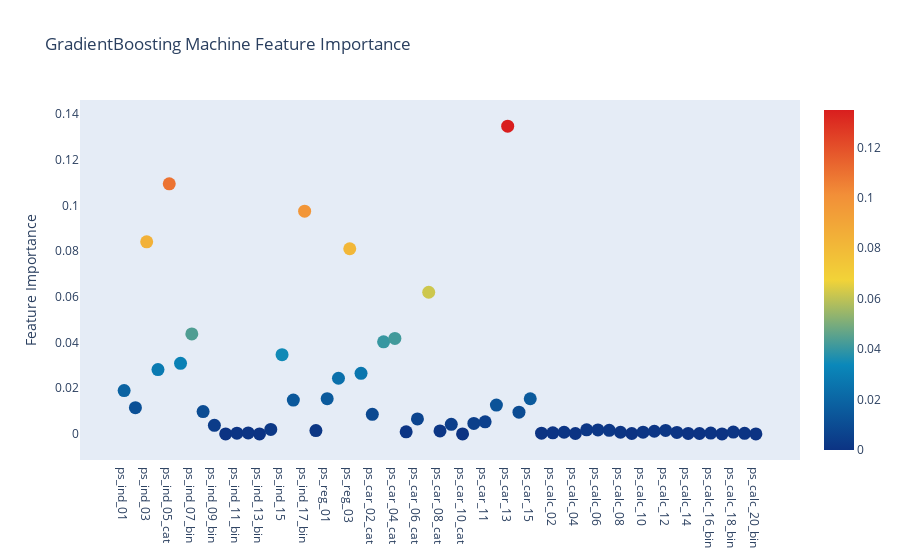

Notebook code for this chart:
### Code cell
# Scatter Plot
trace = go.Scatter(
    y=gb.feature_importances_, 
    x=features, 
    mode='markers', 
    marker=dict(
        sizemode='diameter', 
        sizeref=1, 
        size=13, 
        # size=rf.feature_importances_, 
        # color = np.random.randn(500), # set color equal to a variable
        color=gb.feature_importances_, 
        colorscale='Portland', 
        showscale=True
    ), 
    text=features
)

data = [trace]

layout = go.Layout(
    autosize=True, 
    title='GradientBoosting Machine Feature Importance', 
    hovermode='closest', 
    xaxis=dict(
        ticklen=5, 
        showgrid=False, 
        zeroline=False, 
        showline=False
    ), 
    yaxis=dict(
        title='Feature Importance', 
        showgrid=False, 
        zeroline=False, 
        ticklen=5, 
        gridwidth=2
    ), 
    showlegend=False
)

fig = go.Figure(data=data, layout=layout)
py.iplot(fig, filename='scatter2010')

### Figure 1 — Plotly figure (JSON) as saved in the notebook; plotly's stock layout.template omitted (floating-point values rounded to 4 significant figures)
{"data": [{"text": ["ps_ind_01", "ps_ind_02_cat", "ps_ind_03", "ps_ind_04_cat", "ps_ind_05_cat", "ps_ind_06_bin", "ps_ind_07_bin", "ps_ind_08_bin", "ps_ind_09_bin", "ps_ind_10_bin", "ps_ind_11_bin", "ps_ind_12_bin", "ps_ind_13_bin", "ps_ind_14", "ps_ind_15", "ps_ind_16_bin", "ps_ind_17_bin", "ps_ind_18_bin", "ps_reg_01", "ps_reg_02", "ps_reg_03", "ps_car_01_cat", "ps_car_02_cat", "ps_car_03_cat", "ps_car_04_cat", "ps_car_05_cat", "ps_car_06_cat", "ps_car_07_cat", "ps_car_08_cat", "ps_car_09_cat", "ps_car_10_cat", "ps_car_11_cat", "ps_car_11", "ps_car_12", "ps_car_13", "ps_car_14", "ps_car_15", "ps_calc_01", "ps_calc_02", "ps_calc_03", "ps_calc_04", "ps_calc_05", "ps_calc_06", "ps_calc_07", "ps_calc_08", "ps_calc_09", "ps_calc_10", "ps_calc_11", "ps_calc_12", "ps_calc_13", "ps_calc_14", "ps_calc_15_bin", "ps_calc_16_bin", "ps_calc_17_bin", "ps_calc_18_bin", "ps_calc_19_bin", "ps_calc_20_bin"], "y": [0.01894, 0.01149, 0.08412, 0.02818, 0.1095, 0.0309, 0.04378, 0.009773, 0.003726, 0, 0.0003235, 0.0004158, 0, 0.001965, 0.03467, 0.01479, 0.09752, 0.00145, 0.01544, 0.02437, 0.08109, 0.02654, 0.008584, 0.0403, 0.0418, 0.0008965, 0.006565, 0.06202, 0.001271, 0.004174, 0, 0.004577, 0.005278, 0.01261, 0.1348, 0.009484, 0.01537, 0.000286, 0.0004461, 0.0007148, 0.0001654, 0.00176, 0.001749, 0.001539, 0.0007188, 0.0001617, 0.0007279, 0.00115, 0.0015, 0.0006197, 0.0001913, 0.000162, 0.0003524, 0, 0.0007964, 0.0002346, 0], "mode": "markers", "marker": {"sizeref": 1, "colorscale": [[0, "rgb(12,51,131)"], [0.25, "rgb(10,136,186)"], [0.5, "rgb(242,211,56)"], [0.75, "rgb(242,143,56)"], [1, "rgb(217,30,30)"]], "color": [0.01894, 0.01149, 0.08412, 0.02818, 0.1095, 0.0309, 0.04378, 0.009773, 0.003726, 0, 0.0003235, 0.0004158, 0, 0.001965, 0.03467, 0.01479, 0.09752, 0.00145, 0.01544, 0.02437, 0.08109, 0.02654, 0.008584, 0.0403, 0.0418, 0.0008965, 0.006565, 0.06202, 0.001271, 0.004174, 0, 0.004577, 0.005278, 0.01261, 0.1348, 0.009484, 0.01537, 0.000286, 0.0004461, 0.0007148, 0.0001654, 0.00176, 0.001749, 0.001539, 0.0007188, 0.0001617, 0.0007279, 0.00115, 0.0015, 0.0006197, 0.0001913, 0.000162, 0.0003524, 0, 0.0007964, 0.0002346, 0], "sizemode": "diameter", "showscale": true, "size": 13}, "x": ["ps_ind_01", "ps_ind_02_cat", "ps_ind_03", "ps_ind_04_cat", "ps_ind_05_cat", "ps_ind_06_bin", "ps_ind_07_bin", "ps_ind_08_bin", "ps_ind_09_bin", "ps_ind_10_bin", "ps_ind_11_bin", "ps_ind_12_bin", "ps_ind_13_bin", "ps_ind_14", "ps_ind_15", "ps_ind_16_bin", "ps_ind_17_bin", "ps_ind_18_bin", "ps_reg_01", "ps_reg_02", "ps_reg_03", "ps_car_01_cat", "ps_car_02_cat", "ps_car_03_cat", "ps_car_04_cat", "ps_car_05_cat", "ps_car_06_cat", "ps_car_07_cat", "ps_car_08_cat", "ps_car_09_cat", "ps_car_10_cat", "ps_car_11_cat", "ps_car_11", "ps_car_12", "ps_car_13", "ps_car_14", "ps_car_15", "ps_calc_01", "ps_calc_02", "ps_calc_03", "ps_calc_04", "ps_calc_05", "ps_calc_06", "ps_calc_07", "ps_calc_08", "ps_calc_09", "ps_calc_10", "ps_calc_11", "ps_calc_12", "ps_calc_13", "ps_calc_14", "ps_calc_15_bin", "ps_calc_16_bin", "ps_calc_17_bin", "ps_calc_18_bin", "ps_calc_19_bin", "ps_calc_20_bin"], "type": "scatter"}], "layout": {"autosize": true, "title": {"text": "GradientBoosting Machine Feature Importance"}, "yaxis": {"zeroline": false, "title": {"text": "Feature Importance"}, "ticklen": 5, "gridwidth": 2, "showgrid": false}, "showlegend": false, "xaxis": {"zeroline": false, "showline": false, "ticklen": 5, "showgrid": false}, "hovermode": "closest"}}
